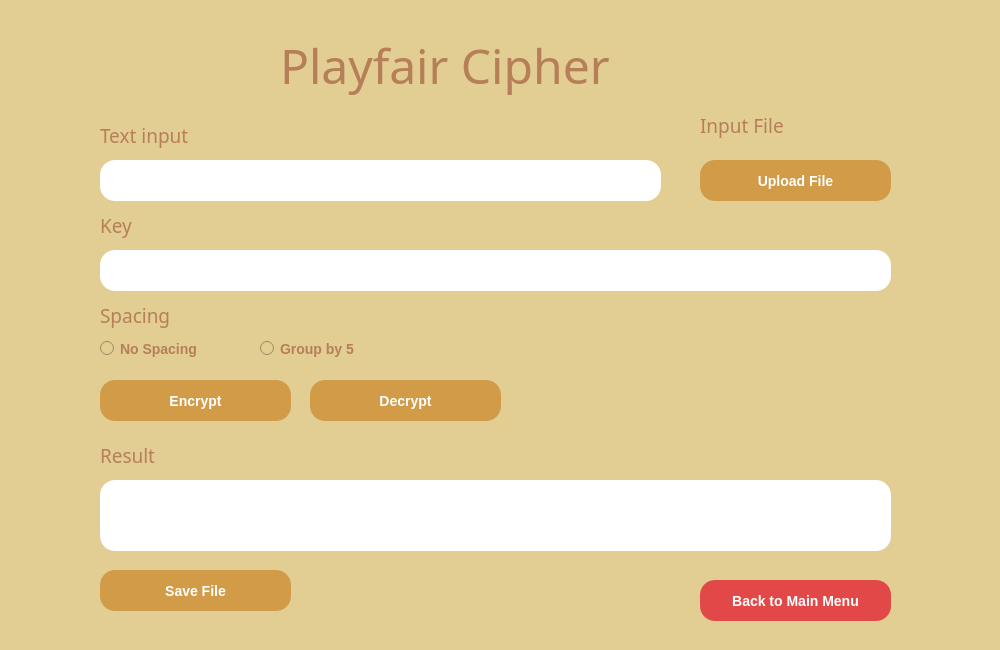
<?xml version="1.0" encoding="UTF-8"?>
<ui version="4.0">
 <class>MainWindow</class>
 <widget class="QMainWindow" name="MainWindow">
  <property name="geometry">
   <rect>
    <x>0</x>
    <y>0</y>
    <width>1000</width>
    <height>650</height>
   </rect>
  </property>
  <property name="windowTitle">
   <string>MainWindow</string>
  </property>
  <property name="styleSheet">
   <string notr="true">background: #E2CD93;</string>
  </property>
  <widget class="QWidget" name="centralwidget">
   <widget class="QPushButton" name="DecryptPushButton">
    <property name="geometry">
     <rect>
      <x>310</x>
      <y>380</y>
      <width>191</width>
      <height>41</height>
     </rect>
    </property>
    <property name="font">
     <font>
      <pointsize>-1</pointsize>
      <weight>87</weight>
      <italic>false</italic>
      <bold>true</bold>
     </font>
    </property>
    <property name="styleSheet">
     <string notr="true">background: #D19B47;
border-radius: 15px;

font-style: normal;
font-weight: 700;
font-size: 14px;
line-height: 49px;
text-align: center;

color: #FFFFFF;</string>
    </property>
    <property name="text">
     <string>Decrypt</string>
    </property>
   </widget>
   <widget class="QLabel" name="Judul">
    <property name="geometry">
     <rect>
      <x>280</x>
      <y>30</y>
      <width>431</width>
      <height>71</height>
     </rect>
    </property>
    <property name="font">
     <font>
      <family>Copperplate Gothic Bold</family>
      <pointsize>36</pointsize>
     </font>
    </property>
    <property name="styleSheet">
     <string notr="true">text-align : center;
color: #B67F57;</string>
    </property>
    <property name="text">
     <string>Playfair Cipher</string>
    </property>
   </widget>
   <widget class="QPushButton" name="encryptPushButton">
    <property name="geometry">
     <rect>
      <x>100</x>
      <y>380</y>
      <width>191</width>
      <height>41</height>
     </rect>
    </property>
    <property name="font">
     <font>
      <pointsize>-1</pointsize>
      <weight>87</weight>
      <italic>false</italic>
      <bold>true</bold>
     </font>
    </property>
    <property name="styleSheet">
     <string notr="true">background: #D19B47;
border-radius: 15px;

font-style: normal;
font-weight: 700;
font-size: 14px;
line-height: 49px;
text-align: center;
letter-spacing: 0.2em;
color: #FFFFFF;</string>
    </property>
    <property name="text">
     <string>Encrypt</string>
    </property>
   </widget>
   <widget class="QTextEdit" name="TextInput">
    <property name="geometry">
     <rect>
      <x>100</x>
      <y>160</y>
      <width>561</width>
      <height>41</height>
     </rect>
    </property>
    <property name="styleSheet">
     <string notr="true">background-color : white;
border-radius : 15px;</string>
    </property>
    <property name="html">
     <string>&lt;!DOCTYPE HTML PUBLIC &quot;-//W3C//DTD HTML 4.0//EN&quot; &quot;http://www.w3.org/TR/REC-html40/strict.dtd&quot;&gt;
&lt;html&gt;&lt;head&gt;&lt;meta name=&quot;qrichtext&quot; content=&quot;1&quot; /&gt;&lt;style type=&quot;text/css&quot;&gt;
p, li { white-space: pre-wrap; }
&lt;/style&gt;&lt;/head&gt;&lt;body style=&quot; font-family:'MS Shell Dlg 2'; font-size:8.25pt; font-weight:400; font-style:normal;&quot;&gt;
&lt;p style=&quot;-qt-paragraph-type:empty; margin-top:0px; margin-bottom:0px; margin-left:0px; margin-right:0px; -qt-block-indent:0; text-indent:0px; font-size:14pt;&quot;&gt;&lt;br /&gt;&lt;/p&gt;&lt;/body&gt;&lt;/html&gt;</string>
    </property>
   </widget>
   <widget class="QLabel" name="textInput_label">
    <property name="geometry">
     <rect>
      <x>100</x>
      <y>100</y>
      <width>111</width>
      <height>71</height>
     </rect>
    </property>
    <property name="font">
     <font>
      <family>Copperplate Gothic Bold</family>
      <pointsize>14</pointsize>
     </font>
    </property>
    <property name="styleSheet">
     <string notr="true">text-align : center;
color: #B67F57;</string>
    </property>
    <property name="text">
     <string>Text input</string>
    </property>
   </widget>
   <widget class="QLabel" name="keyLabel">
    <property name="geometry">
     <rect>
      <x>100</x>
      <y>190</y>
      <width>41</width>
      <height>71</height>
     </rect>
    </property>
    <property name="font">
     <font>
      <family>Copperplate Gothic Bold</family>
      <pointsize>14</pointsize>
     </font>
    </property>
    <property name="styleSheet">
     <string notr="true">text-align : center;
color: #B67F57;</string>
    </property>
    <property name="text">
     <string>Key</string>
    </property>
   </widget>
   <widget class="QTextEdit" name="KeyInput">
    <property name="geometry">
     <rect>
      <x>100</x>
      <y>250</y>
      <width>791</width>
      <height>41</height>
     </rect>
    </property>
    <property name="styleSheet">
     <string notr="true">background-color : white;
border-radius : 15px;</string>
    </property>
    <property name="html">
     <string>&lt;!DOCTYPE HTML PUBLIC &quot;-//W3C//DTD HTML 4.0//EN&quot; &quot;http://www.w3.org/TR/REC-html40/strict.dtd&quot;&gt;
&lt;html&gt;&lt;head&gt;&lt;meta name=&quot;qrichtext&quot; content=&quot;1&quot; /&gt;&lt;style type=&quot;text/css&quot;&gt;
p, li { white-space: pre-wrap; }
&lt;/style&gt;&lt;/head&gt;&lt;body style=&quot; font-family:'MS Shell Dlg 2'; font-size:8.25pt; font-weight:400; font-style:normal;&quot;&gt;
&lt;p style=&quot;-qt-paragraph-type:empty; margin-top:0px; margin-bottom:0px; margin-left:0px; margin-right:0px; -qt-block-indent:0; text-indent:0px; font-size:14pt;&quot;&gt;&lt;br /&gt;&lt;/p&gt;&lt;/body&gt;&lt;/html&gt;</string>
    </property>
   </widget>
   <widget class="QLabel" name="ResultLabel">
    <property name="geometry">
     <rect>
      <x>100</x>
      <y>420</y>
      <width>451</width>
      <height>71</height>
     </rect>
    </property>
    <property name="font">
     <font>
      <family>Copperplate Gothic Bold</family>
      <pointsize>14</pointsize>
     </font>
    </property>
    <property name="styleSheet">
     <string notr="true">text-align : center;
color: #B67F57;</string>
    </property>
    <property name="text">
     <string>Result</string>
    </property>
   </widget>
   <widget class="QLabel" name="textInput_label_4">
    <property name="geometry">
     <rect>
      <x>700</x>
      <y>90</y>
      <width>111</width>
      <height>71</height>
     </rect>
    </property>
    <property name="font">
     <font>
      <family>Copperplate Gothic Bold</family>
      <pointsize>14</pointsize>
     </font>
    </property>
    <property name="styleSheet">
     <string notr="true">text-align : center;
color: #B67F57;</string>
    </property>
    <property name="text">
     <string>Input File</string>
    </property>
   </widget>
   <widget class="QLabel" name="SpacingLabel">
    <property name="geometry">
     <rect>
      <x>100</x>
      <y>280</y>
      <width>91</width>
      <height>71</height>
     </rect>
    </property>
    <property name="font">
     <font>
      <family>Copperplate Gothic Bold</family>
      <pointsize>14</pointsize>
     </font>
    </property>
    <property name="styleSheet">
     <string notr="true">text-align : center;
color: #B67F57;</string>
    </property>
    <property name="text">
     <string>Spacing</string>
    </property>
   </widget>
   <widget class="QRadioButton" name="NoSpacingRadioButton">
    <property name="geometry">
     <rect>
      <x>100</x>
      <y>340</y>
      <width>121</width>
      <height>17</height>
     </rect>
    </property>
    <property name="font">
     <font>
      <pointsize>-1</pointsize>
      <weight>87</weight>
      <italic>false</italic>
      <bold>true</bold>
     </font>
    </property>
    <property name="styleSheet">
     <string notr="true">font-style: normal;
font-weight: 700;
font-size: 14px;
line-height: 32px;

color: #B67F57;
</string>
    </property>
    <property name="text">
     <string>No Spacing</string>
    </property>
   </widget>
   <widget class="QRadioButton" name="GroupBy5radioButton">
    <property name="geometry">
     <rect>
      <x>260</x>
      <y>340</y>
      <width>121</width>
      <height>17</height>
     </rect>
    </property>
    <property name="font">
     <font>
      <pointsize>-1</pointsize>
      <weight>87</weight>
      <italic>false</italic>
      <bold>true</bold>
     </font>
    </property>
    <property name="styleSheet">
     <string notr="true">font-style: normal;
font-weight: 700;
font-size: 14px;
line-height: 32px;

color: #B67F57;
</string>
    </property>
    <property name="text">
     <string>Group by 5</string>
    </property>
   </widget>
   <widget class="QPushButton" name="encryptPushButton_2">
    <property name="geometry">
     <rect>
      <x>100</x>
      <y>570</y>
      <width>191</width>
      <height>41</height>
     </rect>
    </property>
    <property name="font">
     <font>
      <pointsize>-1</pointsize>
      <weight>87</weight>
      <italic>false</italic>
      <bold>true</bold>
     </font>
    </property>
    <property name="styleSheet">
     <string notr="true">background: #D19B47;
border-radius: 15px;

font-style: normal;
font-weight: 700;
font-size: 14px;
line-height: 49px;
text-align: center;
letter-spacing: 0.2em;
color: #FFFFFF;</string>
    </property>
    <property name="text">
     <string>Save File</string>
    </property>
   </widget>
   <widget class="QPushButton" name="DecryptPushButton_2">
    <property name="geometry">
     <rect>
      <x>700</x>
      <y>580</y>
      <width>191</width>
      <height>41</height>
     </rect>
    </property>
    <property name="font">
     <font>
      <pointsize>-1</pointsize>
      <weight>87</weight>
      <italic>false</italic>
      <bold>true</bold>
     </font>
    </property>
    <property name="styleSheet">
     <string notr="true">background: #E24848;
border-radius: 15px;

font-style: normal;
font-weight: 700;
font-size: 14px;
line-height: 49px;
text-align: center;

color: #FFFFFF;</string>
    </property>
    <property name="text">
     <string>Back to Main Menu</string>
    </property>
   </widget>
   <widget class="QTextBrowser" name="textBrowser_2">
    <property name="geometry">
     <rect>
      <x>100</x>
      <y>480</y>
      <width>791</width>
      <height>71</height>
     </rect>
    </property>
    <property name="styleSheet">
     <string notr="true">background : white;
border-radius : 15px;</string>
    </property>
    <property name="html">
     <string>&lt;!DOCTYPE HTML PUBLIC &quot;-//W3C//DTD HTML 4.0//EN&quot; &quot;http://www.w3.org/TR/REC-html40/strict.dtd&quot;&gt;
&lt;html&gt;&lt;head&gt;&lt;meta name=&quot;qrichtext&quot; content=&quot;1&quot; /&gt;&lt;style type=&quot;text/css&quot;&gt;
p, li { white-space: pre-wrap; }
&lt;/style&gt;&lt;/head&gt;&lt;body style=&quot; font-family:'MS Shell Dlg 2'; font-size:8.25pt; font-weight:400; font-style:normal;&quot;&gt;
&lt;p style=&quot;-qt-paragraph-type:empty; margin-top:0px; margin-bottom:0px; margin-left:0px; margin-right:0px; -qt-block-indent:0; text-indent:0px;&quot;&gt;&lt;br /&gt;&lt;/p&gt;&lt;/body&gt;&lt;/html&gt;</string>
    </property>
   </widget>
   <widget class="QPushButton" name="UploadFile">
    <property name="geometry">
     <rect>
      <x>700</x>
      <y>160</y>
      <width>191</width>
      <height>41</height>
     </rect>
    </property>
    <property name="styleSheet">
     <string notr="true">background: #D19B47;
border-radius: 15px;

font-style: normal;
font-weight: 700;
font-size: 14px;
line-height: 49px;
text-align: center;
letter-spacing: 0.2em;
color: #FFFFFF;</string>
    </property>
    <property name="text">
     <string>Upload File</string>
    </property>
   </widget>
   <zorder>SpacingLabel</zorder>
   <zorder>ResultLabel</zorder>
   <zorder>keyLabel</zorder>
   <zorder>DecryptPushButton</zorder>
   <zorder>Judul</zorder>
   <zorder>encryptPushButton</zorder>
   <zorder>textInput_label</zorder>
   <zorder>TextInput</zorder>
   <zorder>KeyInput</zorder>
   <zorder>textInput_label_4</zorder>
   <zorder>NoSpacingRadioButton</zorder>
   <zorder>GroupBy5radioButton</zorder>
   <zorder>encryptPushButton_2</zorder>
   <zorder>DecryptPushButton_2</zorder>
   <zorder>textBrowser_2</zorder>
   <zorder>UploadFile</zorder>
  </widget>
  <widget class="QStatusBar" name="statusbar"/>
 </widget>
 <resources/>
 <connections/>
</ui>
